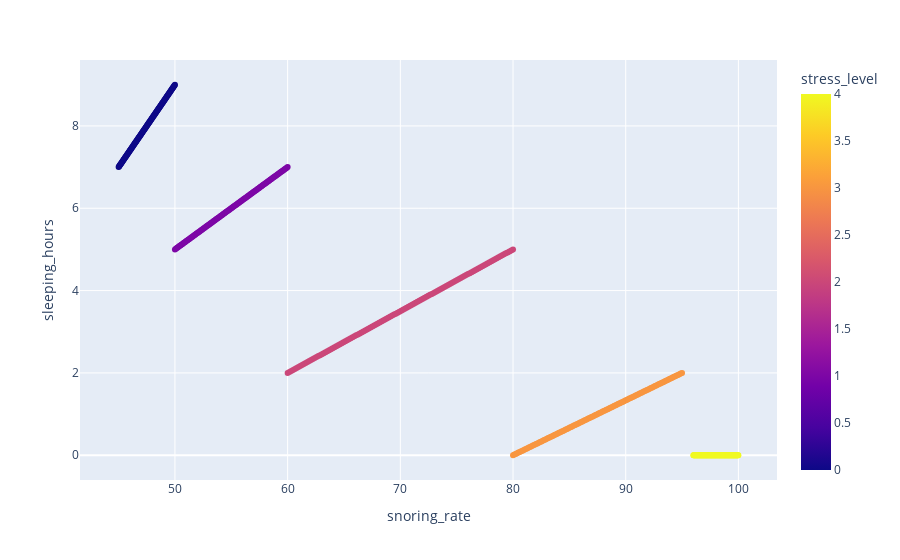

Notebook cell for this chart:
### Code cell
figure[5]

### Figure 1 — Plotly figure (JSON) as saved in the notebook; plotly's stock layout.template omitted (floating-point values rounded to 4 significant figures; data arrays with more than 128 entries replaced by an {"elided": "..."} marker saying what was removed)
{"data": [{"hovertemplate": "snoring_rate=%{x}<br>sleeping_hours=%{y}<br>stress_level=%{marker.color}<extra></extra>", "legendgroup": "", "marker": {"color": {"elided": "630 int values"}, "coloraxis": "coloraxis", "symbol": "circle"}, "mode": "markers", "name": "", "orientation": "v", "showlegend": false, "type": "scatter", "x": {"elided": "630 float values"}, "xaxis": "x", "y": {"elided": "630 float values"}, "yaxis": "y"}], "layout": {"coloraxis": {"colorbar": {"title": {"text": "stress_level"}}, "colorscale": [[0, "#0d0887"], [0.1111, "#46039f"], [0.2222, "#7201a8"], [0.3333, "#9c179e"], [0.4444, "#bd3786"], [0.5556, "#d8576b"], [0.6667, "#ed7953"], [0.7778, "#fb9f3a"], [0.8889, "#fdca26"], [1, "#f0f921"]]}, "legend": {"tracegroupgap": 0}, "margin": {"t": 60}, "xaxis": {"anchor": "y", "domain": [0, 1], "title": {"text": "snoring_rate"}}, "yaxis": {"anchor": "x", "domain": [0, 1], "title": {"text": "sleeping_hours"}}}}
